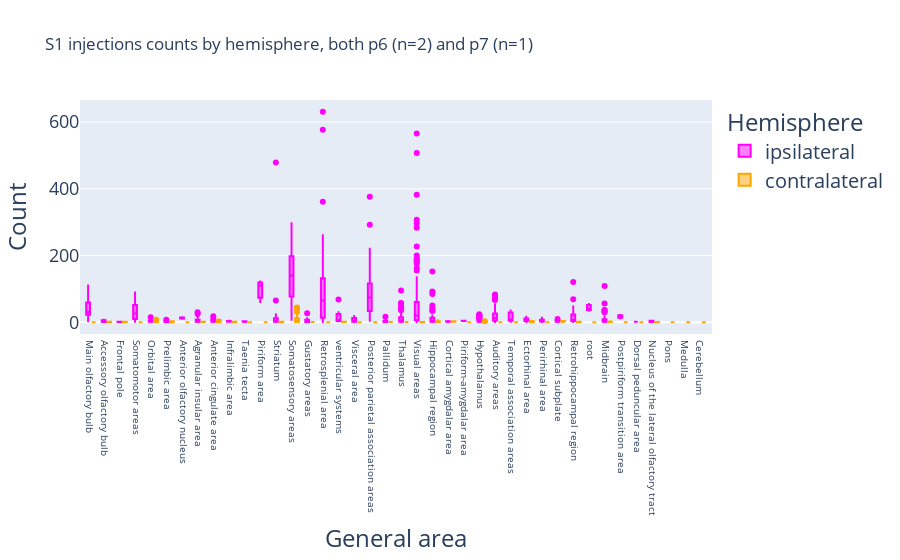

The notebook cell saved with this chart:
### Code cell
plot_count(
    big_file_S1_injections_long,
    "S1 injections counts by hemisphere, both p6 (n=2) and p7 (n=1)",
    area_order_count,
)

### Figure 1 — Plotly figure (JSON) as saved in the notebook; plotly's stock layout.template omitted (floating-point values rounded to 4 significant figures; data arrays with more than 128 entries replaced by an {"elided": "..."} marker saying what was removed)
{"data": [{"alignmentgroup": "True", "hovertemplate": "Hemisphere=ipsilateral<br>General area=%{x}<br>Count=%{y}<extra></extra>", "legendgroup": "ipsilateral", "marker": {"color": "magenta"}, "name": "ipsilateral", "notched": false, "offsetgroup": "ipsilateral", "orientation": "v", "showlegend": true, "type": "box", "x": {"elided": "831 str values"}, "x0": " ", "xaxis": "x", "y": {"elided": "831 int values"}, "y0": " ", "yaxis": "y"}, {"alignmentgroup": "True", "hovertemplate": "Hemisphere=contralateral<br>General area=%{x}<br>Count=%{y}<extra></extra>", "legendgroup": "contralateral", "marker": {"color": "orange"}, "name": "contralateral", "notched": false, "offsetgroup": "contralateral", "orientation": "v", "showlegend": true, "type": "box", "x": {"elided": "166 str values"}, "x0": " ", "xaxis": "x", "y": {"elided": "166 int values"}, "y0": " ", "yaxis": "y"}], "layout": {"boxmode": "group", "legend": {"font": {"size": 20}, "title": {"text": "Hemisphere"}, "tracegroupgap": 0}, "title": {"text": "S1 injections counts by hemisphere, both p6 (n=2) and p7 (n=1)"}, "xaxis": {"anchor": "y", "categoryarray": [], "categoryorder": "array", "domain": [0, 1], "tickfont": {"size": 10}, "title": {"font": {"size": 24}, "text": "General area"}}, "yaxis": {"anchor": "x", "domain": [0, 1], "tickfont": {"size": 18}, "title": {"font": {"size": 24}, "text": "Count"}}}}
